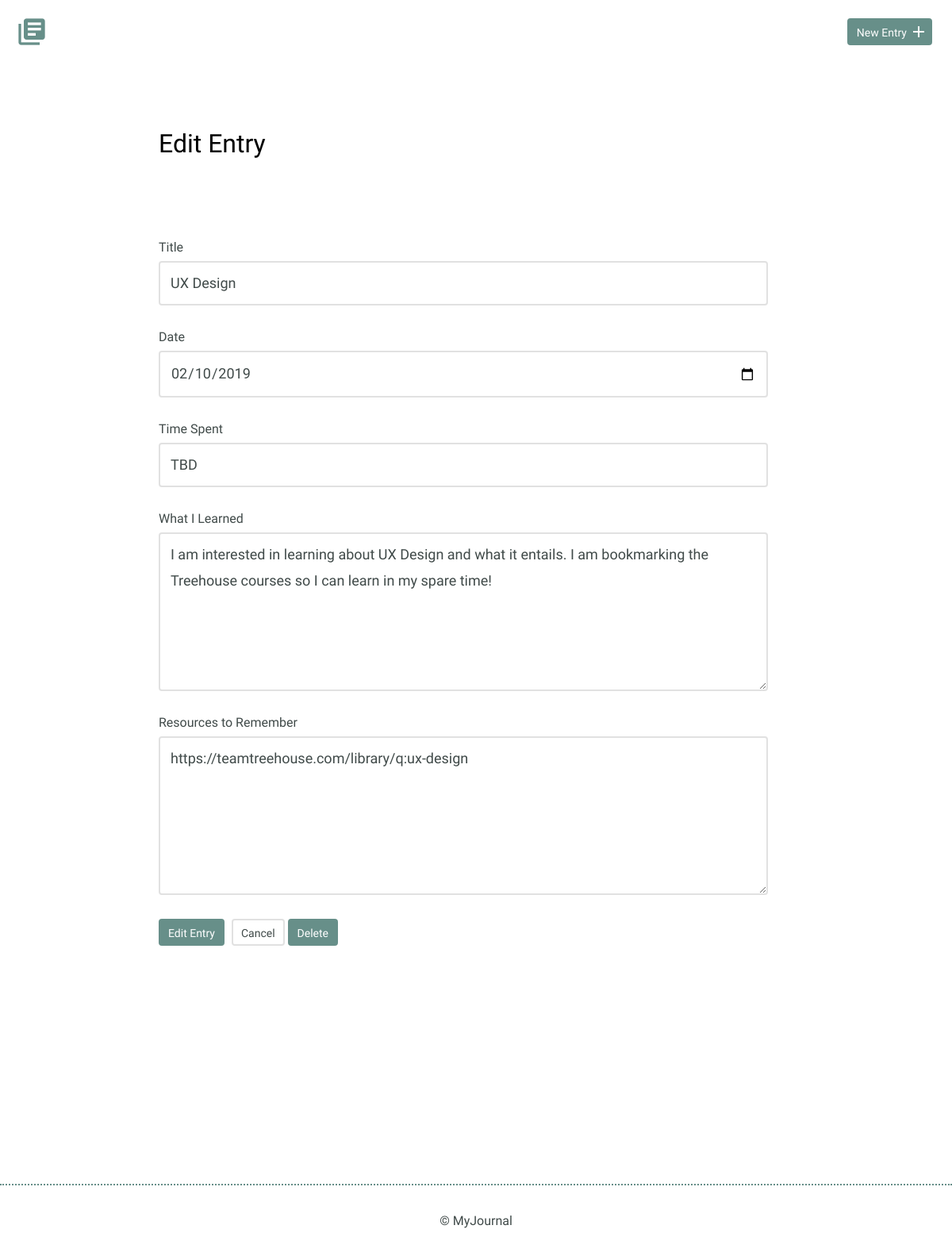
Screenshot of /edit.php?id=8 with the database file from the repository.
### tables this page shows
CREATE TABLE "entries" (
	`id`	INTEGER,
	`title`	TEXT,
	`date`	TEXT,
	`time_spent`	INTEGER,
	`learned`	BLOB,
	`resources`	BLOB,
	PRIMARY KEY(`id`)
);

### edit.php (the view, shortened to what this page needs)
<?php
if(isset($_GET['id'])) {
    $id = filter_input(INPUT_GET,'id',FILTER_SANITIZE_NUMBER_INT);
    $entry = get_entry($id);
}
function get_entry($id){
include("inc/connection.php");
$sql = 'SELECT * FROM entries WHERE id = ?';
    try {
        $results = $db->prepare($sql);
        $results->bindParam(1, $id, PDO::PARAM_INT);
        $results->execute();
    } catch (Exception $e) {
        echo "Error!: " . $e->getMessage() . "</br>";
        return false;
    }
    return $results->fetch();
  }
include("inc/header.php");
?>
<section>
    <div class="container">
        <div class="edit-entry">
            <h2>Edit Entry</h2>
            <form class="edit-entry" method="post" action="edit.php">
                <label for="title"> Title</label>
                <input id="title" type="text" name="title" value="<?php if(isset($entry['title'])) { echo $entry['title'];}?>"><br>
                <label for="date">Date</label>
                <input id="date" type="date" name="date" value="<?php if(isset($entry['date'])) { echo $entry['date'];}?>"><br>
                <label for="time-spent"> Time Spent</label>
                <input id="time-spent" type="text" name="timeSpent" value="<?php if(isset($entry['time_spent'])) { echo $entry['time_spent'];}?>"><br>
                <label for="what-i-learned">What I Learned</label>
                <textarea id="what-i-learned" rows="5" name="whatILearned"><?php if(isset($entry['learned'])) { echo $entry['learned'];}?></textarea>
                <label for="resources-to-remember">Resources to Remember</label>
                <textarea id="resources-to-remember" rows="5" name="ResourcesToRemember"><?php if(isset($entry['resources'])) { echo $entry['resources'];}?></textarea>
                <input type="submit" value="Edit Entry" class="button" name="edit">
                <a href="index.php" class="button button-secondary">Cancel</a>
                <input type="submit" class="button" value="Delete">
            </form>
        </div>
    </div>
</section>
<?php include("inc/footer.php"); ?>

### css/site.css (style rules this page uses)
body { font-size: 16px; color: #404a49; font-family: 'Cousine', serif; font-weight: 400; }
.container { margin: 0 auto; padding: 0 25px; }
.button { padding: 8px 10px 6px 10px; background: #678f89; border: 2px solid #678f89; border-radius: 4px; text-decoration: none; color: #FFF; position: relative; text-align: center; font-size: 14px; }
.button.button-secondary { background: #FFF; border: 2px solid #e1e1e1; color: #404a49; }
h1, h2, h3 { margin: 0; font-weight: 400; line-height: 1em; color: #000; }
h2 { font-size: 32px; }
.entry-list, .edit-entry, .new-entry { max-width: 800px; margin: 0 auto; padding: 70px 0 150px 0; }
.edit-entry h2, .new-entry h2 { margin-bottom: 35px; }
form label { display: block; margin-bottom: 8px; }
form input[type=text], form input[type=password], form input[type=date], form textarea { border: 2px solid #e1e1e1; font-size: 18px; line-height: 1.8em; padding:10px 13px; margin-bottom: 30px; border-radius: 4px; width: calc(100% - 32px); }
.edit-entry form textarea, .new-entry form textarea { min-height: 200px; }
input[type=submit] { margin-right: 5px; }

### rows the page displays
entries: title "UX Design", date "02/10/2019", timeSpent "TBD", whatILearned "I am interested in learning about UX Design and what it entails. I am bookmarking the Treehouse courses so I can learn in my spare time!", ResourcesToRemember "https://teamtreehouse.com/library/q:ux-design"
